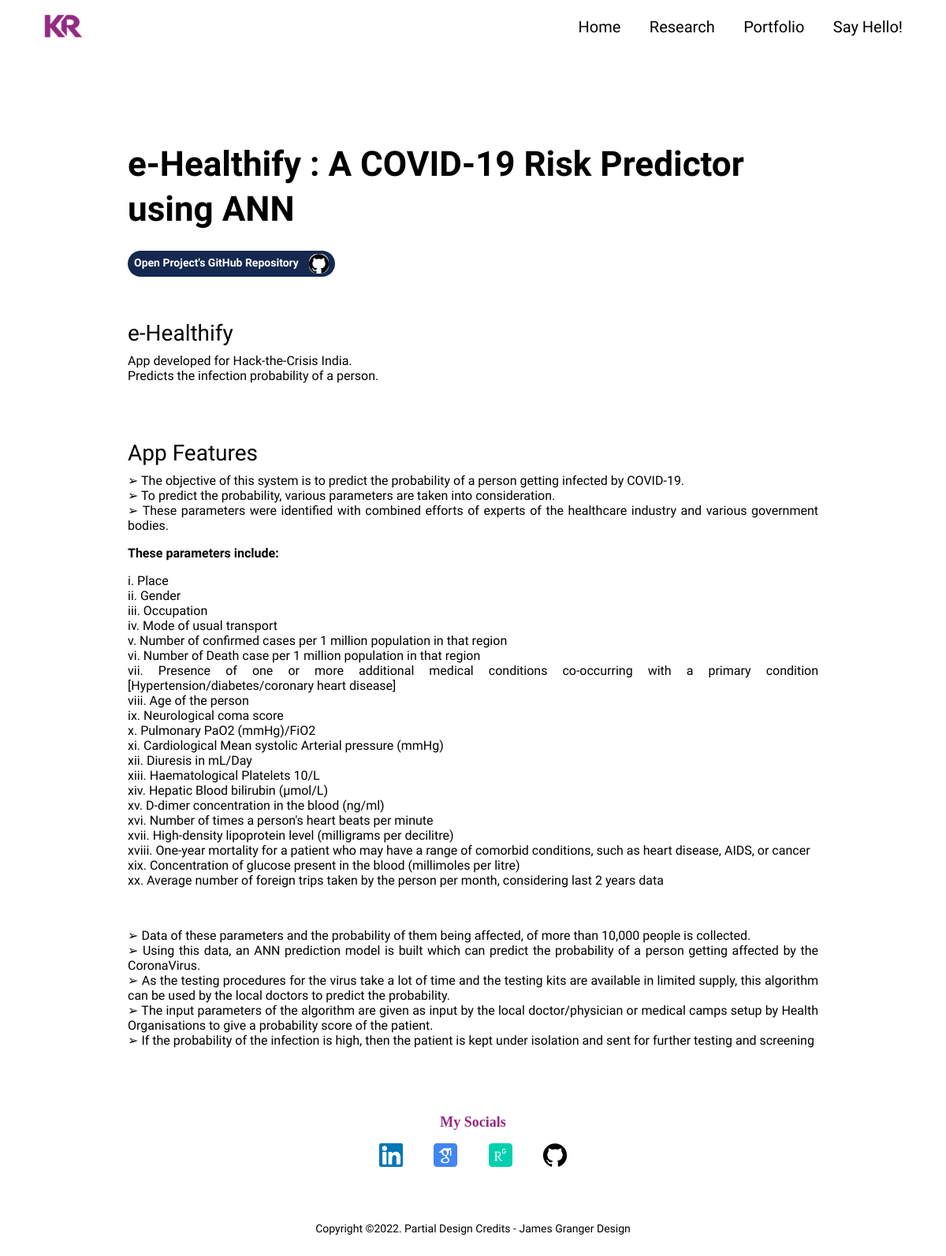
Page /portfolio/covid-19-risk-predictor-using-ann on the committed database.
### main/models.py (models this page shows, shortened)
class Portfolio(models.Model):
    class Meta:
        verbose_name_plural = 'Portfolio Profiles'
        verbose_name = 'Portfolio'
        ordering = ["priority"]
    date = models.DateTimeField(blank=True, null=True)
    name = models.CharField(max_length=200, blank=True, null=True)
    description = models.TextField( blank=True, null=True)
    body = RichTextField(blank=True, null=True)
    image = models.ImageField(blank=True, null=True, upload_to="portfolio")
    slug = models.SlugField(null=True, blank=True)
    is_active = models.BooleanField(default=True)
    show_git = models.BooleanField(default=True)
    git_link = models.CharField(max_length=500, blank=True, null=True)
    priority = models.IntegerField(("Priority"), blank=True, null= True)

### main/views.py (the view)
# urls.py: path('portfolio/<slug:slug>', views.PortfolioDetailView.as_view(), name="portfolio"),
class PortfolioDetailView(generic.DetailView):
	model = Portfolio
	template_name = "main/portfolio-detail.html"

### django_resume1/context_processors.py (called while the page is built)
def project_context(request):
	context = {
		'me': User.objects.first(),
	}
	return context

### main/templates/main/portfolio-detail.html (shortened to what this page needs)
{% extends 'main/base.html' %}
{% load static %}
{% block content %}
<section>
  <div class="innerPageBannerCol">
    <div class="container">
      <div class="row g-4 g-md-3  align-items-center">
        <div class="col-md-600">
          <div class="bannerContent">
            <h1 class="xlTitle pb-md-3">{{object.name}}</h1>
            <a href="{{object.git_link}}" target="_blank" rel="noopener noreferrer"><span class="dateLbl">Open Project's GitHub Repository <img src="{% static 'images/github-icon.png' %}" alt="..." style="margin-left:10px; border-radius:40%" width="25" height="25" ></span></a>
          </div>
        </div>
      </div>
    </div>
  </div>
</section>
<section>
  <div class="sectionSpaceSm">
    <div class="container" style="text-align:justify; margin-top:-30px">
      {{object.body|safe}}
    </div>
  </div>
</section>
{%endblock%}

### static/css/style.css (style rules this page uses)
:root { --primaryColor: #9C07B6; --primaryDarkColor: #3D0048; --primaryHoverColor: #900AA8; --secondaryColor: #F9B000; --baseColor: #000000; --baseFont: 'Heebo', sans-serif; --titleFont: 'Courier Prime', monospace; --regular: 400; --medium: 500; --bold: 700; --black: 900; --lightBg: #F1F1F1; }
html { scroll-behavior: smooth; }
body { font-family: var(--baseFont); color: var(--baseColor); line-height: normal; }
.container, .container-lg, .container-md, .container-sm, .container-xl, .container-xxl { max-width: 900px; margin: auto; }
img { max-width: 100%; }
a { color: inherit; }
a, .btn { -webkit-transition: all 300ms ease-in-out 0s; -o-transition: all 300ms ease-in-out 0s; transition: all 300ms ease-in-out 0s; text-decoration: none; }
.xlTitle { font-size: 44px; line-height: 1.3; font-weight: var(--bold); font-family: var(--titleFont) }
.sectionSpaceSm { padding: 35px 0; }
.dateLbl { display: inline-block; padding: 4px 8px; background-color: #142850; border-radius: 20px; color: #fff; font-size: 14px; line-height: 1; font-weight: var(--bold); }
.innerPageBannerCol { padding: 180px 0 50px; }

### rows in the picture
Portfolio: name "e-Healthify : A COVID-19 Risk Predictor using ANN", body "e-Healthify App developed for Hack-the-Crisis India. Predicts the infection probability of a person. App Features ➢ The objective of this system is to predict the probability of a person getting infected by COVID-19. ➢ To predict the probability, various parameters are taken into consideration. ➢ These parameters were identified with combined efforts of experts of the healthcare industry and various government bodies. These parameters include: i. Place ii. Gender iii. Occupation iv. Mode of usual transport v. Number of confirmed cases per 1 million population in that region vi. Number of Death case per 1 million population in that region vii. Presence of one or more additional medical…"
